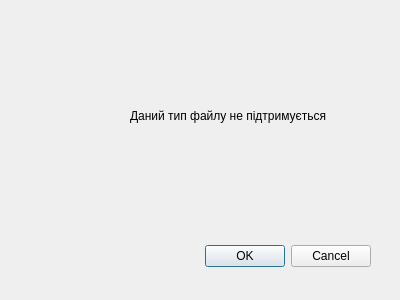
<?xml version="1.0" encoding="UTF-8"?>
<ui version="4.0">
 <class>Dialog</class>
 <widget class="QDialog" name="Dialog">
  <property name="geometry">
   <rect>
    <x>0</x>
    <y>0</y>
    <width>400</width>
    <height>300</height>
   </rect>
  </property>
  <property name="windowTitle">
   <string>Error</string>
  </property>
  <property name="windowIcon">
   <iconset>
    <normaloff>Icon/errorMessage/errorX.png</normaloff>Icon/errorMessage/errorX.png</iconset>
  </property>
  <widget class="QDialogButtonBox" name="buttonBox">
   <property name="geometry">
    <rect>
     <x>30</x>
     <y>240</y>
     <width>341</width>
     <height>32</height>
    </rect>
   </property>
   <property name="orientation">
    <enum>Qt::Horizontal</enum>
   </property>
   <property name="standardButtons">
    <set>QDialogButtonBox::Cancel|QDialogButtonBox::Ok</set>
   </property>
  </widget>
  <widget class="QLabel" name="textErrorLabel">
   <property name="geometry">
    <rect>
     <x>130</x>
     <y>80</y>
     <width>251</width>
     <height>71</height>
    </rect>
   </property>
   <property name="font">
    <font>
     <pointsize>9</pointsize>
    </font>
   </property>
   <property name="text">
    <string>Даний тип файлу не підтримується</string>
   </property>
  </widget>
  <widget class="QLabel" name="errorXLabel">
   <property name="geometry">
    <rect>
     <x>40</x>
     <y>80</y>
     <width>91</width>
     <height>71</height>
    </rect>
   </property>
   <property name="text">
    <string/>
   </property>
   <property name="pixmap">
    <pixmap>Icon/errorMessage/errorX.png</pixmap>
   </property>
   <property name="scaledContents">
    <bool>true</bool>
   </property>
  </widget>
 </widget>
 <resources/>
 <connections>
  <connection>
   <sender>buttonBox</sender>
   <signal>accepted()</signal>
   <receiver>Dialog</receiver>
   <slot>accept()</slot>
   <hints>
    <hint type="sourcelabel">
     <x>248</x>
     <y>254</y>
    </hint>
    <hint type="destinationlabel">
     <x>157</x>
     <y>274</y>
    </hint>
   </hints>
  </connection>
  <connection>
   <sender>buttonBox</sender>
   <signal>rejected()</signal>
   <receiver>Dialog</receiver>
   <slot>reject()</slot>
   <hints>
    <hint type="sourcelabel">
     <x>316</x>
     <y>260</y>
    </hint>
    <hint type="destinationlabel">
     <x>286</x>
     <y>274</y>
    </hint>
   </hints>
  </connection>
 </connections>
</ui>
